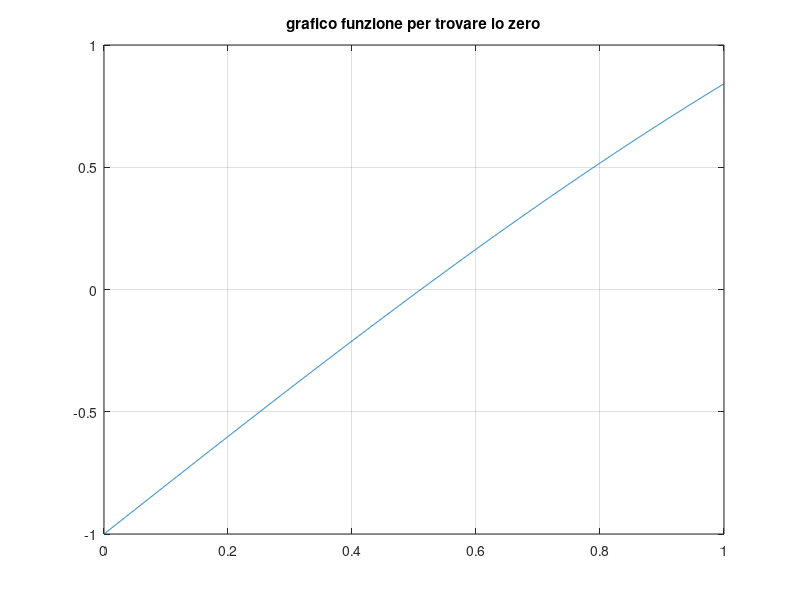
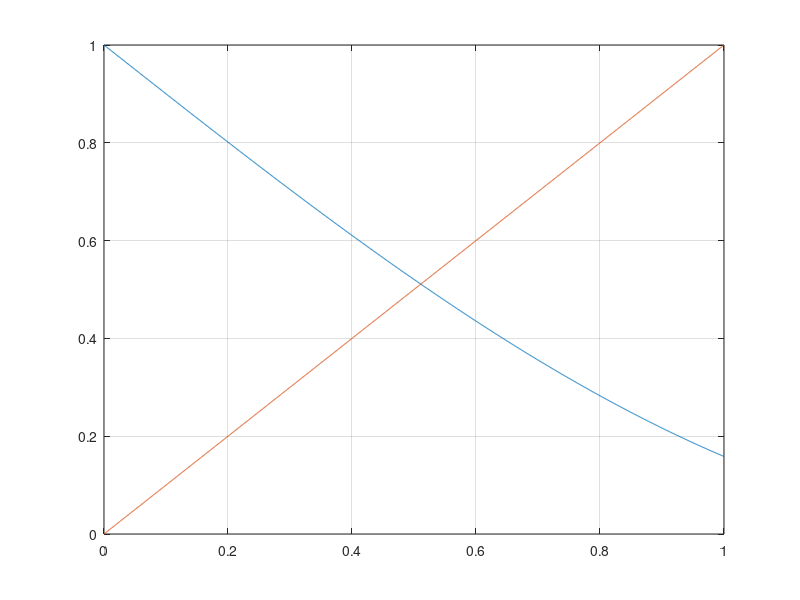

The MATLAB script that drew these images, in order: (Note: this script raises an error after producing the figures.)
x = linspace(0,1,2000);
f = @(x) sin(x) +x-1;

figure(1)
plot(x,f(x));
grid on;
title('grafico funzione per trovare lo zero');

zero = 0.5;
radice_esatta = 0.510973429388569;

g = @(x) -sin(x) +1;

h = @(x) x;
figure(2)
plot(x,g(x));
grid on;
hold on;
plot(x, h(x));

[x,xall,iter] = puntofisso(g,zero,10^-8,2000);

err_rel = abs(xall - radice_esatta) / abs(radice_esatta);

figure(3)
semilogy(err_rel, 'red');
